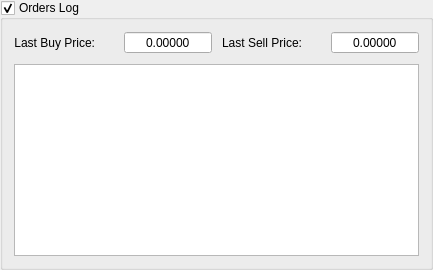
      <widget class="QGroupBox" name="ordersLogGroupBox">
       <property name="sizePolicy">
        <sizepolicy hsizetype="Expanding" vsizetype="Preferred">
         <horstretch>0</horstretch>
         <verstretch>0</verstretch>
        </sizepolicy>
       </property>
       <property name="minimumSize">
        <size>
         <width>0</width>
         <height>0</height>
        </size>
       </property>
       <property name="maximumSize">
        <size>
         <width>16777215</width>
         <height>16777215</height>
        </size>
       </property>
       <property name="accessibleName">
        <string>TR00022</string>
       </property>
       <property name="title">
        <string>Orders Log</string>
       </property>
       <property name="checkable">
        <bool>true</bool>
       </property>
       <layout class="QGridLayout" name="gridLayout_14">
        <property name="spacing">
         <number>10</number>
        </property>
        <item row="0" column="0">
         <widget class="QLabel" name="labelOrdersLastBuyPrice">
          <property name="sizePolicy">
           <sizepolicy hsizetype="Preferred" vsizetype="Preferred">
            <horstretch>0</horstretch>
            <verstretch>0</verstretch>
           </sizepolicy>
          </property>
          <property name="accessibleName">
           <string>TR00023</string>
          </property>
          <property name="text">
           <string>Last Buy Price:</string>
          </property>
          <property name="alignment">
           <set>Qt::AlignRight|Qt::AlignTrailing|Qt::AlignVCenter</set>
          </property>
         </widget>
        </item>
        <item row="0" column="3">
         <widget class="QLabel" name="labelOrdersLastSellPrice">
          <property name="sizePolicy">
           <sizepolicy hsizetype="Preferred" vsizetype="Preferred">
            <horstretch>0</horstretch>
            <verstretch>0</verstretch>
           </sizepolicy>
          </property>
          <property name="accessibleName">
           <string>TR00024</string>
          </property>
          <property name="text">
           <string>Last Sell Price:</string>
          </property>
          <property name="alignment">
           <set>Qt::AlignRight|Qt::AlignTrailing|Qt::AlignVCenter</set>
          </property>
         </widget>
        </item>
        <item row="0" column="1">
         <widget class="QLabel" name="usdLabel21">
          <property name="sizePolicy">
           <sizepolicy hsizetype="Maximum" vsizetype="Preferred">
            <horstretch>0</horstretch>
            <verstretch>0</verstretch>
           </sizepolicy>
          </property>
          <property name="font">
           <font>
            <pointsize>11</pointsize>
            <weight>50</weight>
            <bold>false</bold>
           </font>
          </property>
          <property name="styleSheet">
           <string notr="true"/>
          </property>
          <property name="text">
           <string/>
          </property>
          <property name="alignment">
           <set>Qt::AlignCenter</set>
          </property>
         </widget>
        </item>
        <item row="0" column="2">
         <widget class="QDoubleSpinBox" name="ordersLastBuyPrice">
          <property name="sizePolicy">
           <sizepolicy hsizetype="Preferred" vsizetype="Fixed">
            <horstretch>0</horstretch>
            <verstretch>0</verstretch>
           </sizepolicy>
          </property>
          <property name="minimumSize">
           <size>
            <width>70</width>
            <height>0</height>
           </size>
          </property>
          <property name="alignment">
           <set>Qt::AlignCenter</set>
          </property>
          <property name="readOnly">
           <bool>true</bool>
          </property>
          <property name="buttonSymbols">
           <enum>QAbstractSpinBox::NoButtons</enum>
          </property>
          <property name="prefix">
           <string/>
          </property>
          <property name="decimals">
           <number>5</number>
          </property>
          <property name="minimum">
           <double>0.000000000000000</double>
          </property>
          <property name="maximum">
           <double>999999999.000000000000000</double>
          </property>
         </widget>
        </item>
        <item row="0" column="4">
         <widget class="QLabel" name="usdLabel20">
          <property name="sizePolicy">
           <sizepolicy hsizetype="Maximum" vsizetype="Preferred">
            <horstretch>0</horstretch>
            <verstretch>0</verstretch>
           </sizepolicy>
          </property>
          <property name="font">
           <font>
            <pointsize>11</pointsize>
            <weight>50</weight>
            <bold>false</bold>
           </font>
          </property>
          <property name="styleSheet">
           <string notr="true"/>
          </property>
          <property name="text">
           <string/>
          </property>
          <property name="alignment">
           <set>Qt::AlignCenter</set>
          </property>
         </widget>
        </item>
        <item row="0" column="5">
         <widget class="QDoubleSpinBox" name="ordersLastSellPrice">
          <property name="sizePolicy">
           <sizepolicy hsizetype="Preferred" vsizetype="Fixed">
            <horstretch>0</horstretch>
            <verstretch>0</verstretch>
           </sizepolicy>
          </property>
          <property name="minimumSize">
           <size>
            <width>70</width>
            <height>0</height>
           </size>
          </property>
          <property name="alignment">
           <set>Qt::AlignCenter</set>
          </property>
          <property name="readOnly">
           <bool>true</bool>
          </property>
          <property name="buttonSymbols">
           <enum>QAbstractSpinBox::NoButtons</enum>
          </property>
          <property name="prefix">
           <string/>
          </property>
          <property name="decimals">
           <number>5</number>
          </property>
          <property name="minimum">
           <double>0.000000000000000</double>
          </property>
          <property name="maximum">
           <double>999999999.000000000000000</double>
          </property>
         </widget>
        </item>
        <item row="1" column="0" colspan="6">
         <widget class="QTextEdit" name="logTextEdit">
          <property name="sizePolicy">
           <sizepolicy hsizetype="Preferred" vsizetype="Preferred">
            <horstretch>0</horstretch>
            <verstretch>0</verstretch>
           </sizepolicy>
          </property>
          <property name="minimumSize">
           <size>
            <width>0</width>
            <height>60</height>
           </size>
          </property>
          <property name="undoRedoEnabled">
           <bool>false</bool>
          </property>
          <property name="lineWrapMode">
           <enum>QTextEdit::NoWrap</enum>
          </property>
          <property name="readOnly">
           <bool>true</bool>
          </property>
          <property name="acceptRichText">
           <bool>true</bool>
          </property>
         </widget>
        </item>
       </layout>
      </widget>
